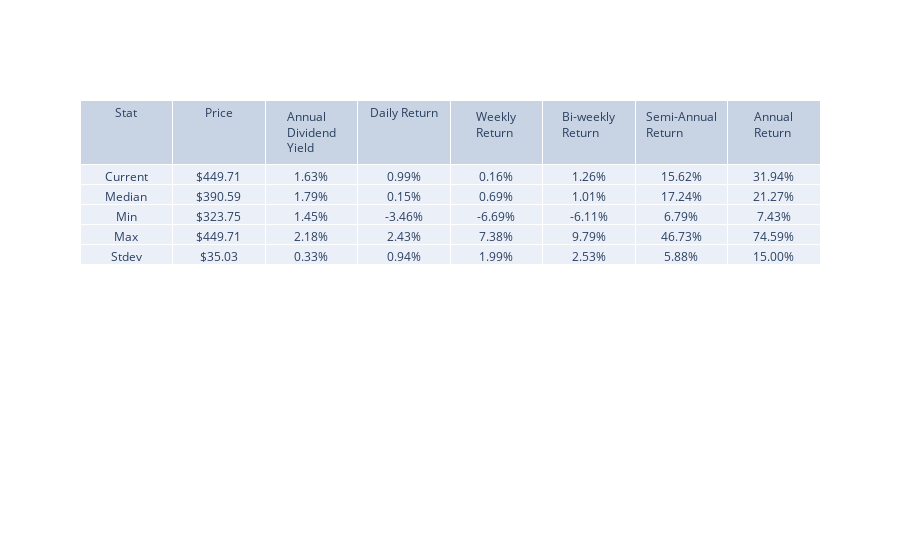
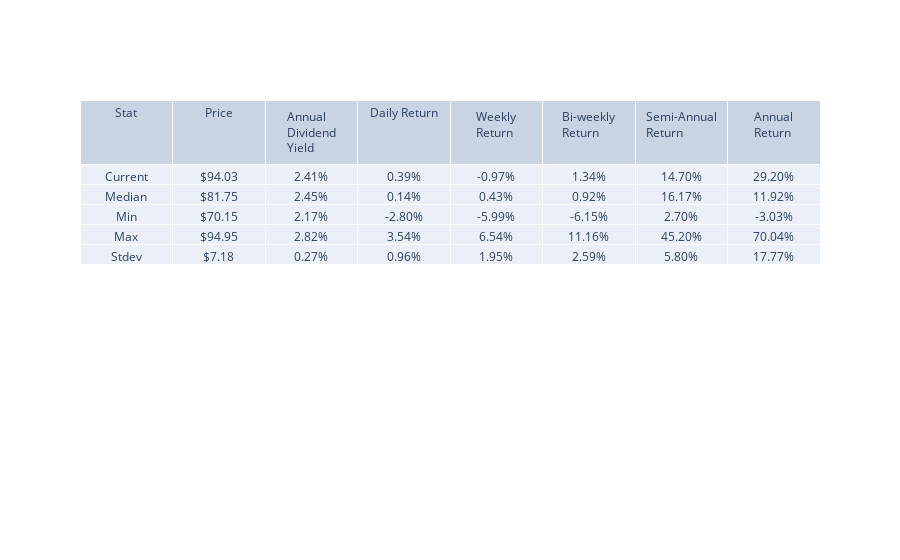
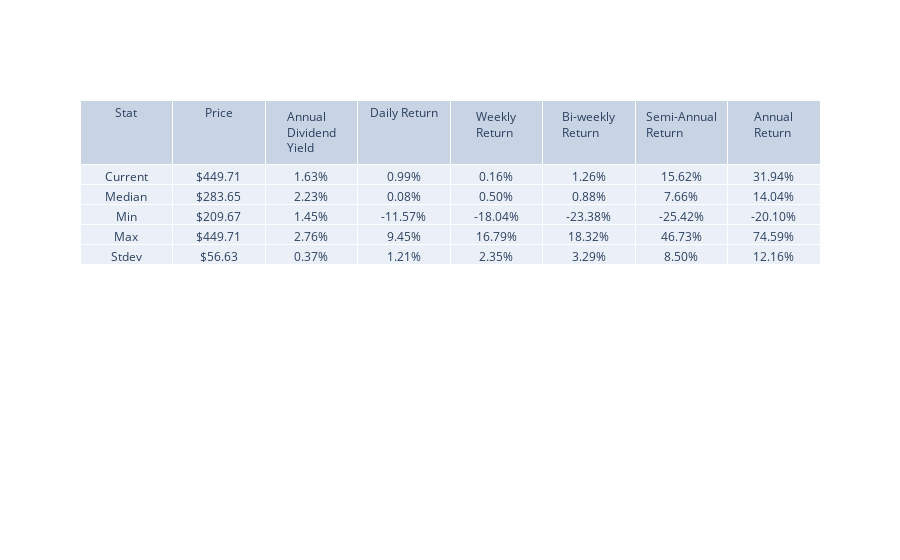
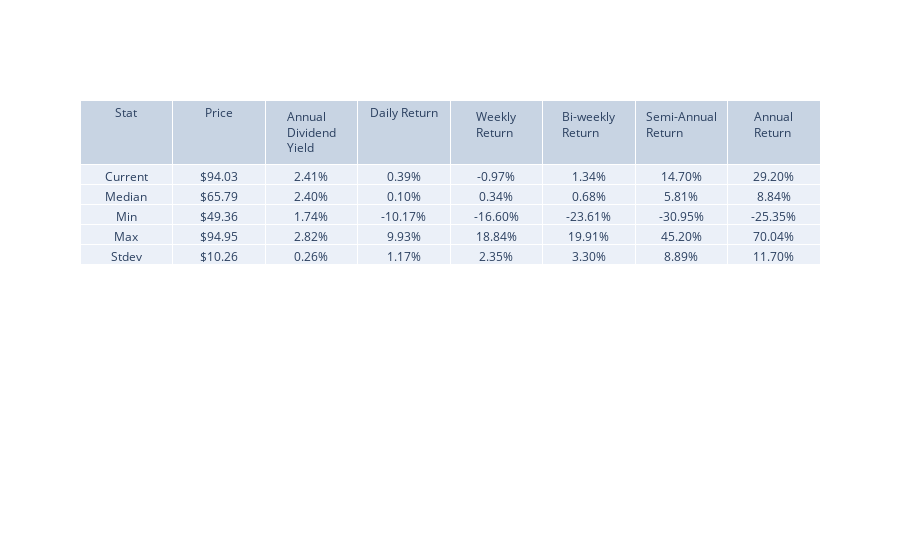

The cell these charts' notebook holds for them, in order:
### Markdown cell above
### TODO:  color code the current line

### Code cell
today = datetime.today()

header = {1: 'Stats for Past Year', 5: 'Stats for Past 5 Years', 10: 'Stats for Past 10 Years'}

years = [1, 5, 10]

for year in years: 
    start_date = today - timedelta(days=365*year)

    window = df_stocks[ df_stocks.index >= start_date ]

    c_names = ['Stat', 'Price', 'Annual Dividend Yield', 'Daily Return', 'Weekly Return', 'Bi-weekly Return', 'Semi-Annual Return', 'Annual Return']

    for symbol in symbols:
        display_markdown('## {} {}'.format(symbol, header[year]), raw=True)
        df_stock = stocks[symbol]
        window = df_stock[ df_stock.index >= start_date ]
        cur_row = ['Current']
        cur_row.extend(window.round(2).iloc[-1].values.tolist())    
        cur_row.append(dividends[symbol].round(2).iloc[-1]['annual yield'])
        cur_row.extend(pct_change_dict[symbol].round(2).iloc[-1].values.tolist())

        median_row = ['Median']
        median_row.extend(window.median().values)
        median_row.append(dividends[symbol].round(2).loc[dividends[symbol].index >= start_date, 'annual yield'].median())
        median_row.extend(pct_change_dict[symbol][pct_change_dict[symbol].index >= start_date].median().values)

        min_row = ['Min']
        min_row.extend(window.min().values)
        min_row.append(dividends[symbol].round(2).loc[dividends[symbol].index >= start_date, 'annual yield'].min())
        min_row.extend(pct_change_dict[symbol][pct_change_dict[symbol].index >= start_date].min().values)

        max_row = ['Max']
        max_row.extend(window.max().values)
        max_row.append(dividends[symbol].round(2).loc[dividends[symbol].index >= start_date, 'annual yield'].max())
        max_row.extend(pct_change_dict[symbol][pct_change_dict[symbol].index >= start_date].max().values)

        std_row = ['Stdev']
        std_row.extend(window.std().values)
        std_row.append(dividends[symbol].round(2).loc[dividends[symbol].index >= start_date, 'annual yield'].std())
        std_row.extend(pct_change_dict[symbol][pct_change_dict[symbol].index >= start_date].std().values)       

        stats = [cur_row, median_row, min_row, max_row, std_row]

        stats = pd.DataFrame(stats, columns=c_names)
        #stats = stats.set_index('Stat')

        std = pct_change_dict[symbol][pct_change_dict[symbol].index >= start_date]['Weekly Returns'].std()

        buy_plus = window.round(2).iloc[-1].values[0] * (1 + std/100)

        display_markdown('### Suggested purchase price for {}:\t{:0.2f}'.format(symbol, buy_plus), raw=True)

        print('\n')

        # display(HTML(stats.round(2).to_html()))
        portfolio_table = go.Table(
            header=dict(values=c_names),
            cells=dict(values=[ 
                stats['Stat'], 
                stats['Price'].map('${:,.2f}'.format), 
                stats['Annual Dividend Yield'].map('{:,.2f}%'.format), 
                stats['Daily Return'].map('{:,.2f}%'.format),
                stats['Weekly Return'].map('{:,.2f}%'.format),
                stats['Bi-weekly Return'].map('{:,.2f}%'.format),
                stats['Semi-Annual Return'].map('{:,.2f}%'.format),
                stats['Annual Return'].map('{:,.2f}%'.format)
            ])
        )

        fig = go.Figure(data=[portfolio_table])

        iplot(fig)

### Figure 1 — Plotly figure (JSON) as saved in the notebook; plotly's stock layout.template omitted (floating-point values rounded to 4 significant figures)
{"data": [{"cells": {"values": [["Current", "Median", "Min", "Max", "Stdev"], ["$449.71", "$390.59", "$323.75", "$449.71", "$35.03"], ["1.63%", "1.79%", "1.45%", "2.18%", "0.33%"], ["0.99%", "0.15%", "-3.46%", "2.43%", "0.94%"], ["0.16%", "0.69%", "-6.69%", "7.38%", "1.99%"], ["1.26%", "1.01%", "-6.11%", "9.79%", "2.53%"], ["15.62%", "17.24%", "6.79%", "46.73%", "5.88%"], ["31.94%", "21.27%", "7.43%", "74.59%", "15.00%"]]}, "header": {"values": ["Stat", "Price", "Annual Dividend Yield", "Daily Return", "Weekly Return", "Bi-weekly Return", "Semi-Annual Return", "Annual Return"]}, "type": "table"}], "layout": {"autosize": true}}

### Figure 2 — Plotly figure (JSON) as saved in the notebook; plotly's stock layout.template omitted (floating-point values rounded to 4 significant figures)
{"data": [{"cells": {"values": [["Current", "Median", "Min", "Max", "Stdev"], ["$94.03", "$81.75", "$70.15", "$94.95", "$7.18"], ["2.41%", "2.45%", "2.17%", "2.82%", "0.27%"], ["0.39%", "0.14%", "-2.80%", "3.54%", "0.96%"], ["-0.97%", "0.43%", "-5.99%", "6.54%", "1.95%"], ["1.34%", "0.92%", "-6.15%", "11.16%", "2.59%"], ["14.70%", "16.17%", "2.70%", "45.20%", "5.80%"], ["29.20%", "11.92%", "-3.03%", "70.04%", "17.77%"]]}, "header": {"values": ["Stat", "Price", "Annual Dividend Yield", "Daily Return", "Weekly Return", "Bi-weekly Return", "Semi-Annual Return", "Annual Return"]}, "type": "table"}], "layout": {"autosize": true}}

### Figure 3 — Plotly figure (JSON) as saved in the notebook; plotly's stock layout.template omitted (floating-point values rounded to 4 significant figures)
{"data": [{"cells": {"values": [["Current", "Median", "Min", "Max", "Stdev"], ["$449.71", "$283.65", "$209.67", "$449.71", "$56.63"], ["1.63%", "2.23%", "1.45%", "2.76%", "0.37%"], ["0.99%", "0.08%", "-11.57%", "9.45%", "1.21%"], ["0.16%", "0.50%", "-18.04%", "16.79%", "2.35%"], ["1.26%", "0.88%", "-23.38%", "18.32%", "3.29%"], ["15.62%", "7.66%", "-25.42%", "46.73%", "8.50%"], ["31.94%", "14.04%", "-20.10%", "74.59%", "12.16%"]]}, "header": {"values": ["Stat", "Price", "Annual Dividend Yield", "Daily Return", "Weekly Return", "Bi-weekly Return", "Semi-Annual Return", "Annual Return"]}, "type": "table"}], "layout": {"autosize": true}}

### Figure 4 — Plotly figure (JSON) as saved in the notebook; plotly's stock layout.template omitted (floating-point values rounded to 4 significant figures)
{"data": [{"cells": {"values": [["Current", "Median", "Min", "Max", "Stdev"], ["$94.03", "$65.79", "$49.36", "$94.95", "$10.26"], ["2.41%", "2.40%", "1.74%", "2.82%", "0.26%"], ["0.39%", "0.10%", "-10.17%", "9.93%", "1.17%"], ["-0.97%", "0.34%", "-16.60%", "18.84%", "2.35%"], ["1.34%", "0.68%", "-23.61%", "19.91%", "3.30%"], ["14.70%", "5.81%", "-30.95%", "45.20%", "8.89%"], ["29.20%", "8.84%", "-25.35%", "70.04%", "11.70%"]]}, "header": {"values": ["Stat", "Price", "Annual Dividend Yield", "Daily Return", "Weekly Return", "Bi-weekly Return", "Semi-Annual Return", "Annual Return"]}, "type": "table"}], "layout": {"autosize": true}}
